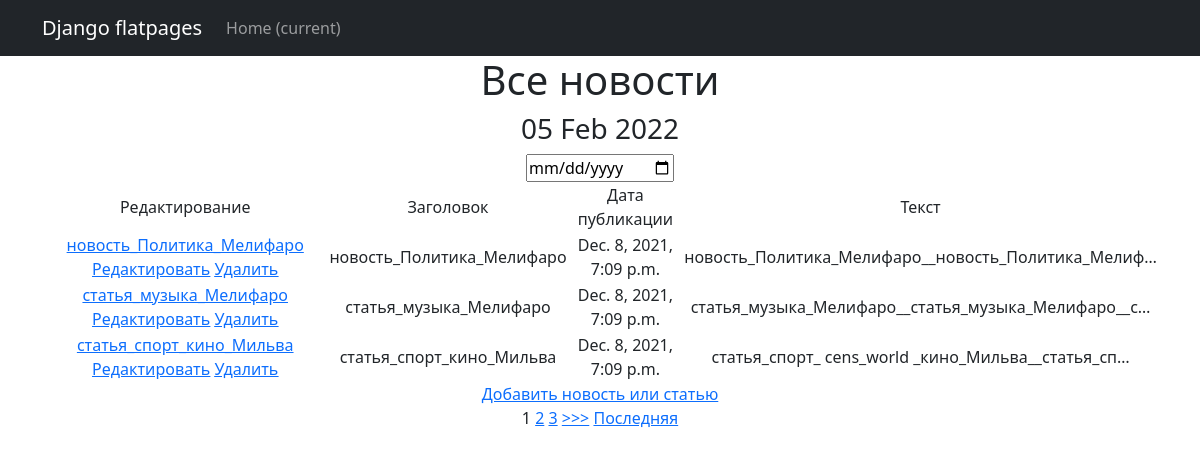
The page /news/ on the database as committed earlier.
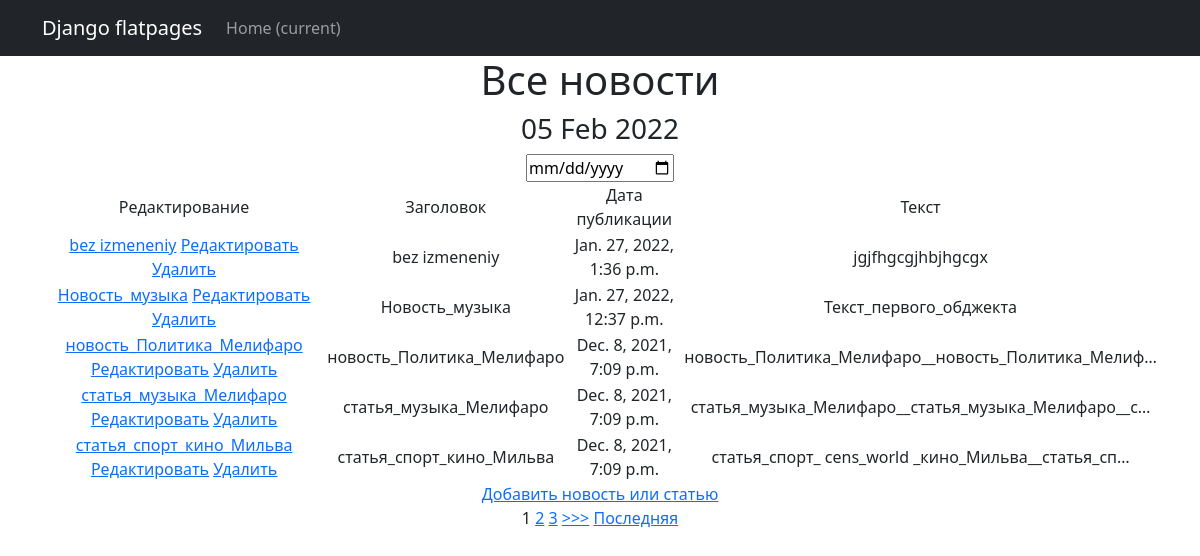
The same page on the database as committed later.
### news/models.py (models this page shows, shortened)
class Post(models.Model):
    stat = 's'
    new = 'n'
    POST_TYPE = [
        (stat, "Статья"),
        (new, "Новость")
    ]
    author = models.ForeignKey(Author, on_delete=models.CASCADE)
    post_type = models.CharField(max_length=1, choices=POST_TYPE, default=stat)
    created = models.DateTimeField(auto_now_add=True)
    category = models.ManyToManyField(Category, through='PostCategory')
    title = models.CharField(max_length=256)
    text = models.TextField()
    rating = models.IntegerField(default=0)

### news/views.py (the view, shortened to what this page needs)
# urls.py: path('', PostsList.as_view()),
class PostsList(ListView):
    model = Post
    template_name = 'posts.html'
    context_object_name = 'news'
    queryset = Post.objects.order_by('-id')
    paginate_by = 1
    form_class = PostForm
    def get_context_data(self, **kwargs):
        context = super().get_context_data(**kwargs)
        context['time_now'] = datetime.utcnow()
        context['filter'] = PostFilter(self.request.GET, queryset=self.get_queryset())
        context['categories'] = Category.objects.all()
        context['form'] = PostForm()
        return context

### news/forms.py
class PostForm(ModelForm):
    class Meta:
        model = Post
        fields = ['author', 'text', 'category', 'title']

### news/templatetags/custom_filters.py (called while the page is built)
@register.filter(name='censor')
def censor(value):
    cens_words = ['word1', 'word2']
    text = set(value.split())
    for i in text:
        for j in cens_words:
            if i == j:
                return value.replace(i, '*' * len(i))
    return value

### templates/posts.html (shortened to what this page needs)
{% extends 'flatpages/default.html' %}
{% load custom_filters %}
{% block content %}
    <h1>Все новости</h1>
    <h3>{{ time_now|date:'d M Y' }}</h3>
        <div>
            <input type="date" id="bday" name="bday">
        </div>
    {% if news %}
                <table>
            <tr>
                <td>
                    Редактирование
                </td>
                <td>
                    Заголовок
                </td>
                <td>
                    Дата публикации
                </td>
                <td>
                    Текст
                </td>
            </tr>
                    {% for post in filter.qs %}
            <tr>
                 <td>
                     <a href="{% url 'post_detail' post.id %}">{{ post.title | censor }}</a>
                     <a href="{% url 'post_update' post.id %}"><u>Редактировать</u></a>
                     <a href="{% url 'post_delete' post.id %}"><u>Удалить</u></a>
                 </td>
                 <td>
                    {{post.title}}
                </td>
                <td>
                    {{post.created}}
                </td>
                <td>
                    {{post.text|truncatechars:50}}
                </td>
            </tr>
                    {% endfor %}
        </table>
<a href="{% url 'post_create' %}">Добавить новoсть или статью</a> <br>
    {% else %}
        <h4>Новостей нет!</h4>
    {% endif %}
{% if is_paginated %}
    {% for num in page_obj.paginator.page_range %}
        {% if page_obj.number == num %}
            <a>{{ num }}</a>
        {% elif num > page_obj.number|add:'-3' and num < page_obj.number|add:'3' %}
            <a href="?page={{ num }}">{{ num }}</a>
        {% endif %}
    {% endfor %}
    {% if page_obj.has_next %}
        <a href="?page={{ page_obj.next_page_number }}">>>></a>
        <a href="?page={{ page_obj.paginator.num_pages }}">Последняя</a>
    {% endif %}
{% endif %}
{% endblock content %}

### templates/flatpages/default.html (shortened to what this page needs)
<!DOCTYPE html>
<html lang="en">
    <head>
        {% load static %}
        <link href="{% static 'css/styles.css' %}" rel="stylesheet" />
    </head>
    <body>
   <nav class="navbar navbar-expand-lg navbar-dark bg-dark static-top">
   <div class="container">
       <a class="navbar-brand" href="#">Django flatpages</a>
       <div class="collapse navbar-collapse" id="navbarResponsive">
           <ul class="navbar-nav ml-auto">
               <li class="nav-item active">
                   <a class="nav-link" href="/news/">Home
                       <span class="sr-only">(current)</span>
                   </a>
               </li>
               <li class="nav-item">
                   <a class="nav-link" href="//"></a>
               </li>
               <li class="nav-item">
                   <a class="nav-link" href="//"></a>
               </li>
           </ul>
       </div>
   </div>
</nav>
    <div class="container">
   <div class="row">
       <div class="col-lg-12 text-center">
           {% block content %}{% endblock content %}
       </div>
   </div>
</div>
    </body>
</html>

Rows that differ between the two databases and show on the page:
added Post: title|censor "bez izmeneniy", title "bez izmeneniy", created "Jan. 27, 2022, 1:36 p.m.", text "jgjfhgcgjhbjhgcgx"
added Post: title|censor "Новость_музыка", title "Новость_музыка", created "Jan. 27, 2022, 12:37 p.m.", text "Текст_первого_обджекта"
